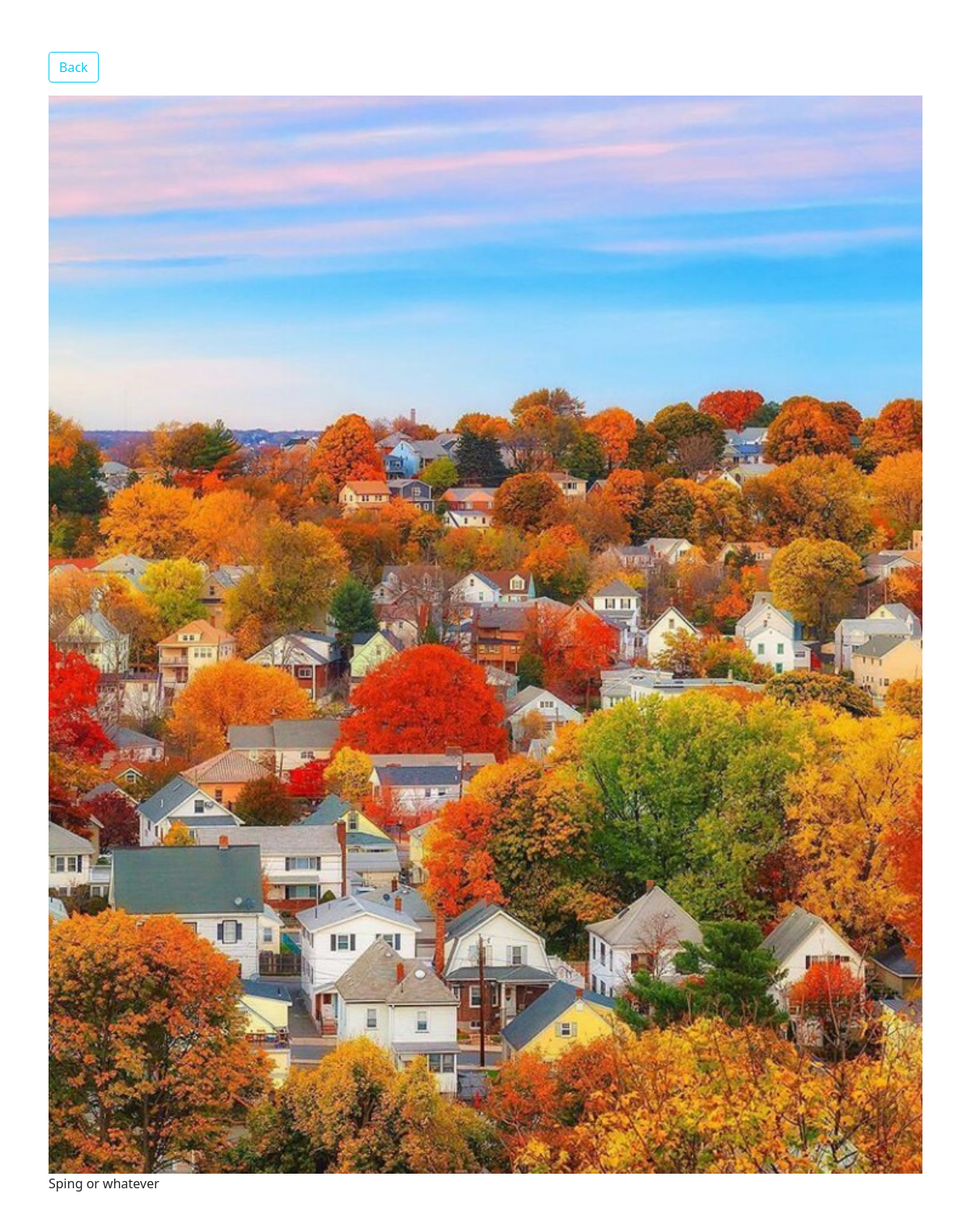
Screenshot of /photo/4 with the database file from the repository.
### photo/models.py (models this page shows, shortened)
class Photo(models.Model):
    category = models.ForeignKey(Category, on_delete=models.SET_NULL, null=True)
    image = models.ImageField(null=False, blank=False)
    description = models.TextField()
    added = models.DateField(auto_now_add=True)
    slug = models.SlugField(unique=True, max_length=100, blank=True)
    tags = TaggableManager(blank=True)

### photo/views.py (the view)
# urls.py: path('photo/<str:pk>', views.viewPhoto, name='photo', ),
def viewPhoto(request, pk):
    photo = Photo.objects.get(id=pk)
    return render(request, 'photos/photo.html', {'photo': photo})

### templates/photos/photo.html (shortened to what this page needs)
{% load static %}
<!DOCTYPE html>
<html lang="en">
    <head>
        <link href="https://cdn.jsdelivr.net/npm/bootstrap@5.0.0-beta3/dist/css/bootstrap.min.css" rel="stylesheet">
    </head>
    <body class="m-5">
        <div class="container">
            <div class="row justify-content-center">
                <div class="col">
                    <a href="{% url 'gallery' %}" class="btn btn-outline-info my-3" > Back </a>
                    <div class="inImg">
                        <img class="h-100 w-100" src="{{ photo.image.url }}">
                        <p class="card-title">{{ photo.description }}</p>
                    </div>
                </div>
            </div>
        </div>
    </body>
</html>

### rows the page displays
Photo: image (picture), description "Sping or whatever"
